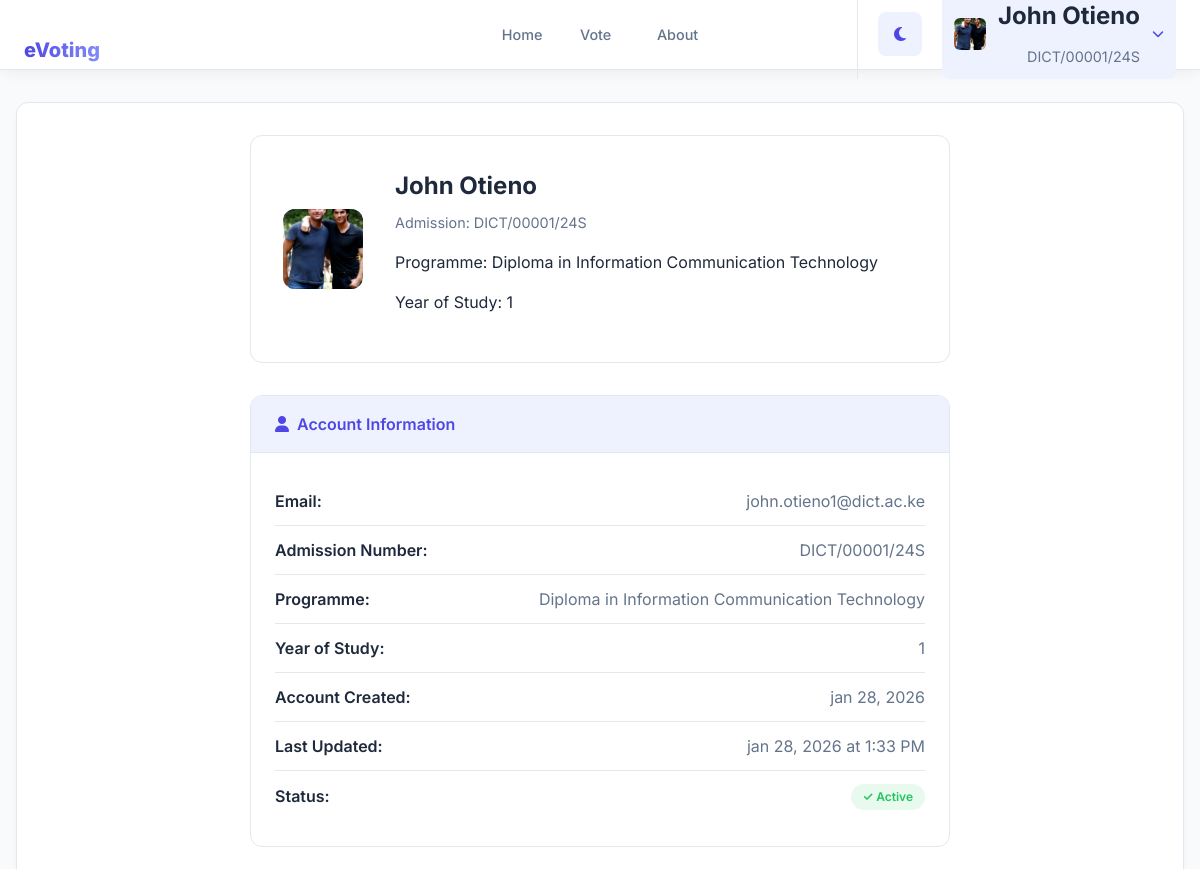
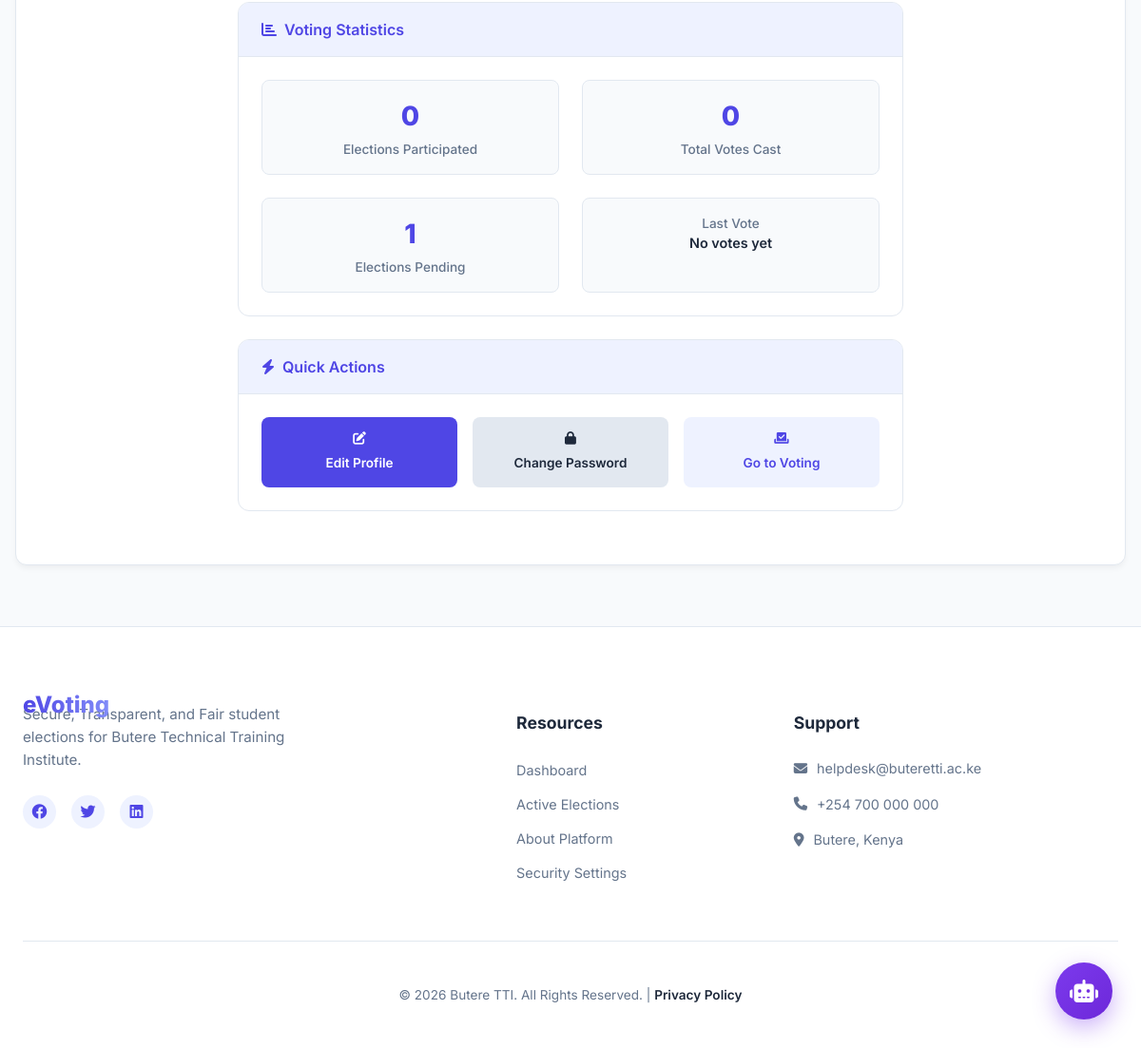
Screenshot of /student/profile/ (signed in) with the database file from the repository (2 pictures, top to bottom).
### core/models.py (models this page shows, shortened)
class User(AbstractUser):
	username = None  # Remove username field
	email = models.EmailField('email address', unique=True, null=True, blank=True)
	admission_number = models.CharField(
		max_length=20,
		unique=True,
		null=True,
		blank=True,
		validators=[
			RegexValidator(
				regex=ADMISSION_NUMBER_REGEX,
				message='Admission number must be in the format PROGRAM/01542/24S',
				code='invalid_admission_number'
			)
		]
	)
	full_name = models.CharField(max_length=255)
	programme = models.CharField(max_length=100, null=True, blank=True)
	year_of_study = models.PositiveIntegerField(null=True, blank=True)
	is_student = models.BooleanField(default=False)
	password_changed = models.BooleanField(default=False)  # Track first login password change
	profile_picture = models.ImageField(upload_to='profile_pictures/%Y/%m/%d/', null=True, blank=True)
	objects = UserManager()
	USERNAME_FIELD = 'email'
	REQUIRED_FIELDS = ['full_name']

### core/views.py (the view)
# urls.py: path('student/profile/', views.student_profile, name='student_profile'),
@login_required(login_url='student_login')
def student_profile(request):
	user = request.user
	user_id = str(user.id)
	vote_count = Vote.objects.filter(voter_id=user_id).count()
	elections_participated = Election.objects.filter(
		positions__votes__voter_id=user_id
	).distinct().count()
	all_elections = Election.objects.filter(status='active')
	pending_elections = 0
	for election in all_elections:
		positions_count = election.positions.count()
		voted_positions = Vote.objects.filter(
			voter_id=user_id,
			position__election=election
		).values('position').distinct().count()
		if voted_positions < positions_count:
			pending_elections += 1
	last_vote = Vote.objects.filter(voter_id=user_id).order_by('-timestamp').first()
	last_vote_date = last_vote.timestamp if last_vote else None
	context = {
		'profile_user': user,
		'vote_count': vote_count,
		'elections_participated': elections_participated,
		'pending_elections': pending_elections,
		'last_vote_date': last_vote_date,
		'account_created': user.date_joined,
	}
	return render(request, 'core/student_profile.html', context)

### core/auth_backend.py (called while the page is built)
    def get_user(self, user_id):
        UserModel = get_user_model()
        try:
            return UserModel.objects.get(pk=user_id)
        except UserModel.DoesNotExist:
            return None

### core/models.py (called while the page is built)
	@classmethod
	def get_status(cls):
		obj, created = cls.objects.get_or_create(pk=1)
		return obj

### core/templates/core/student_profile.html (shortened to what this page needs)
{% extends 'base_student.html' %}
{% block content %}
<div class="profile-container">
    <div class="profile-header">
        <div class="profile-avatar-large">
            {% if profile_user.profile_picture %}
            <img src="{{ profile_user.profile_picture.url }}" alt="Profile picture" class="profile-picture-large">
            {% else %}
            {% if profile_user.full_name %}
            {{ profile_user.full_name|first|upper }}
            {% else %}
            {{ profile_user.username|first|upper }}
            {% endif %}
            {% endif %}
        </div>
        <div class="profile-header-info">
            <h1 class="profile-name">{{ profile_user.full_name|default:profile_user.username }}</h1>
            <p class="profile-admission">Admission: {{ profile_user.admission_number }}</p>
            <p class="profile-programme">Programme: {{ profile_user.programme }}</p>
            <p class="profile-year">Year of Study: {{ profile_user.year_of_study }}</p>
        </div>
    </div>
    <div class="profile-card">
        <div class="card-header">
            <h2><i class="fas fa-user"></i> Account Information</h2>
        </div>
        <div class="card-body">
            <div class="info-row">
                <span class="info-label">Email:</span>
                <span class="info-value">{{ profile_user.email }}</span>
            </div>
            <div class="info-row">
                <span class="info-label">Admission Number:</span>
                <span class="info-value">{{ profile_user.admission_number }}</span>
            </div>
            <div class="info-row">
                <span class="info-label">Programme:</span>
                <span class="info-value">{{ profile_user.programme }}</span>
            </div>
            <div class="info-row">
                <span class="info-label">Year of Study:</span>
                <span class="info-value">{{ profile_user.year_of_study }}</span>
            </div>
            <div class="info-row">
                <span class="info-label">Account Created:</span>
                <span class="info-value">{{ account_created|date:"b d, Y" }}</span>
            </div>
            <div class="info-row">
                <span class="info-label">Last Updated:</span>
                <span class="info-value">{{ profile_user.last_login|date:"b d, Y \a\t g:i A"|default:"Never" }}</span>
            </div>
            <div class="info-row">
                <span class="info-label">Status:</span>
                <span class="info-value">
                    {% if profile_user.is_active %}
                    <span class="badge badge-success">✓ Active</span>
                    {% else %}
                    <span class="badge badge-danger">✗ Inactive</span>
                    {% endif %}
                </span>
            </div>
        </div>
    </div>
    <div class="profile-card">
        <div class="card-header">
            <h2><i class="fas fa-chart-bar"></i> Voting Statistics</h2>
        </div>
        <div class="card-body">
            <div class="stats-grid">
                <div class="stat-item">
                    <div class="stat-number">{{ elections_participated }}</div>
                    <div class="stat-label">Elections Participated</div>
                </div>
                <div class="stat-item">
                    <div class="stat-number">{{ vote_count }}</div>
                    <div class="stat-label">Total Votes Cast</div>
                </div>
                <div class="stat-item">
                    <div class="stat-number">{{ pending_elections }}</div>
                    <div class="stat-label">Elections Pending</div>
                </div>
                <div class="stat-item">
                    <div class="stat-label">Last Vote</div>
                    <div class="stat-value">
                        {% if last_vote_date %}
                        {{ last_vote_date|date:"b d, Y" }}
                        {% else %}
                        No votes yet
                        {% endif %}
                    </div>
                </div>
            </div>
        </div>
    </div>
    <div class="profile-card">
        <div class="card-header">
            <h2><i class="fas fa-bolt"></i> Quick Actions</h2>
        </div>
        <div class="card-body">
            <div class="actions-grid">
                <a href="{% url 'student_profile_edit' %}" class="action-btn btn-primary">
                    <i class="fas fa-edit"></i> Edit Profile
                </a>
                <a href="{% url 'student_change_password' %}" class="action-btn btn-secondary">
                    <i class="fas fa-lock"></i> Change Password
                </a>
                <a href="{% url 'elections_list' %}" class="action-btn btn-info">
                    <i class="fas fa-vote-yea"></i> Go to Voting
                </a>
            </div>
        </div>
    </div>
</div>
{% endblock %}

### templates/base_student.html (shortened to what this page needs)
{% load static %}
<!DOCTYPE html>
<html lang="en" data-theme="light">
<head>
    <link rel="stylesheet" href="https://cdnjs.cloudflare.com/ajax/libs/font-awesome/6.4.0/css/all.min.css">
</head>
<body>
    <nav class="navbar-student">
        <div class="navbar-container">
            <a href="{% url 'student_dashboard' %}" style="text-decoration: none;">
                <span class="brand-text">eVoting</span>
            </a>
            <div class="navbar-menu-content" id="nav-menu">
                <ul class="navbar-nav">
                    <li><a href="{% url 'student_dashboard' %}"
                            class="nav-link {% if request.resolver_match.url_name == 'student_dashboard' %}active{% endif %}">Home</a>
                    </li>
                    <li><a href="{% url 'elections_list' %}"
                            class="nav-link  {% if request.resolver_match.url_name == 'elections_list' %}active{% endif %}">Vote</a>
                    </li>
                    <li class="nav-item">
                        <a href="{% url 'about' %}"
                            class="nav-link {% if request.resolver_match.url_name == 'about' %}active{% endif %}">
                            About
                        </a>
                    </li>
                </ul>
                <div class="navbar-actions">
                    <button id="theme-toggle" class="theme-toggle-btn">
                        <i class="fas fa-moon"></i>
                    </button>
                    <div class="student-profile-dropdown">
                        <div class="profile-trigger">
                            <div class="profile-avatar">
                                {% if user.profile_picture %}
                                <img src="{{ user.profile_picture.url }}" alt="Profile picture" class="avatar-image">
                                {% else %}
                                {% if user.full_name %}
                                {{ user.full_name|first|upper }}
                                {% else %}
                                {{ user.username|first|upper }}
                                {% endif %}
                                {% endif %}
                            </div>
                            <div class="profile-info">
                                <span class="profile-name">{{ user.full_name|default:user.username }}</span>
                                <span class="profile-admission">{{ user.admission_number }}</span>
                            </div>
                            <i class="fas fa-chevron-down"></i>
                        </div>
                    </div>
                </div>
            </div>
        </div>
    </nav>
    <main class="portal-container">
        <div class="main-card">
            {% block content %}{% endblock %}
        </div>
    </main>
    <footer class="portal-footer">
        <div class="footer-container">
            <div class="footer-grid">
                <div class="footer-brand">
                    <span class="brand-text">eVoting</span>
                    <p class="footer-motto">Secure, Transparent, and Fair student elections for Butere Technical
                        Training Institute.</p>
                    <div class="social-links">
                        <a href="#"><i class="fab fa-facebook"></i></a>
                        <a href="#"><i class="fab fa-twitter"></i></a>
                        <a href="#"><i class="fab fa-linkedin"></i></a>
                    </div>
                </div>
                <div class="footer-links">
                    <h4>Resources</h4>
                    <ul>
                        <li><a href="{% url 'student_dashboard' %}">Dashboard</a></li>
                        <li><a href="{% url 'elections_list' %}">Active Elections</a></li>
                        <li><a href="{% url 'about' %}">About Platform</a></li>
                        <li><a href="{% url 'change_password' %}">Security Settings</a></li>
                    </ul>
                </div>
                <div class="footer-contact">
                    <h4>Support</h4>
                    <p><i class="fas fa-envelope"></i> helpdesk@buteretti.ac.ke</p>
                    <p><i class="fas fa-phone"></i> +254 700 000 000</p>
                    <p><i class="fas fa-map-marker-alt"></i> Butere, Kenya</p>
                </div>
            </div>
            <div class="footer-bottom">
                <p>&copy; 2026 Butere TTI. All Rights Reserved. | <a href="#">Privacy Policy</a></p>
            </div>
        </div>
    </footer>
    {% include 'includes/floating_chatbot.html' %}
</body>
</html>

### core/templates/core/student_profile.html (style rules this page uses)
.profile-container { max-width: 700px; margin: 0 auto; color: var(--text-main); }
.profile-header { display: flex; align-items: center; gap: 2rem; background: var(--card-bg); padding: 2rem; border-radius: 12px; border: 1px solid var(--border-color); margin-bottom: 2rem; }
.profile-avatar-large { width: 80px; height: 80px; background: linear-gradient(135deg, var(--primary), #818cf8); color: white; border-radius: 12px; display: flex; align-items: center; justify-content: center; font-size: 2rem; font-weight: 800; flex-shrink: 0; overflow: hidden; }
.profile-picture-large { width: 100%; height: 100%; object-fit: cover; }
.profile-header-info { flex: 1; }
.profile-name { margin: 0 0 0.5rem 0; font-size: 1.5rem; font-weight: 700; color: var(--text-main); }
.profile-admission, .profile-class { margin: 0.25rem 0; color: var(--text-muted); font-size: 0.9rem; }
.profile-card { background: var(--card-bg); border: 1px solid var(--border-color); border-radius: 12px; margin-bottom: 1.5rem; overflow: hidden; }
.card-header { background: var(--primary-light); padding: 1rem 1.5rem; border-bottom: 1px solid var(--border-color); }
.card-header h2 { margin: 0; font-size: 1rem; font-weight: 600; color: var(--primary); display: flex; align-items: center; gap: 0.5rem; }
.card-body { padding: 1.5rem; }
.info-row { display: flex; justify-content: space-between; align-items: center; padding: 0.75rem 0; border-bottom: 1px solid var(--border-color); }
.info-row:last-child { border-bottom: none; }
.info-label { font-weight: 600; color: var(--text-main); }
.info-value { color: var(--text-muted); text-align: right; }
.badge { display: inline-block; padding: 0.25rem 0.75rem; border-radius: 20px; font-size: 0.75rem; font-weight: 600; }
.badge-success { background: rgba(34, 197, 94, 0.1); color: #22c55e; }
.stats-grid { display: grid; grid-template-columns: repeat(2, 1fr); gap: 1.5rem; }
.stat-item { padding: 1rem; background: var(--bg-body); border-radius: 8px; text-align: center; border: 1px solid var(--border-color); }
.stat-number { font-size: 1.75rem; font-weight: 800; color: var(--primary); margin-bottom: 0.25rem; }
.stat-label { font-size: 0.85rem; color: var(--text-muted); font-weight: 500; }
.stat-value { font-size: 0.9rem; color: var(--text-main); font-weight: 600; }
.actions-grid { display: grid; grid-template-columns: repeat(3, 1fr); gap: 1rem; }
.action-btn { display: flex; flex-direction: column; align-items: center; justify-content: center; gap: 0.5rem; padding: 1rem; border-radius: 8px; text-decoration: none; font-weight: 600; font-size: 0.85rem; transition: 0.2s; border: none; cursor: pointer; }
.btn-primary { background: var(--primary); color: white; }
.btn-secondary { background: var(--border-color); color: var(--text-main); }
.btn-info { background: var(--primary-light); color: var(--primary); }

### rows the page displays
User: profile_picture (picture), full_name "John Otieno", admission_number "DICT/00001/24S", programme "Diploma in Information Communication Technology", year_of_study "1", email "john.otieno1@dict.ac.ke", date_joined "jan 28, 2026", last_login "jan 28, 2026 at 1:33 PM"

### other values shown
{{ elections_participated }} "0"
{{ vote_count }} "0"
{{ pending_elections }} "1"
